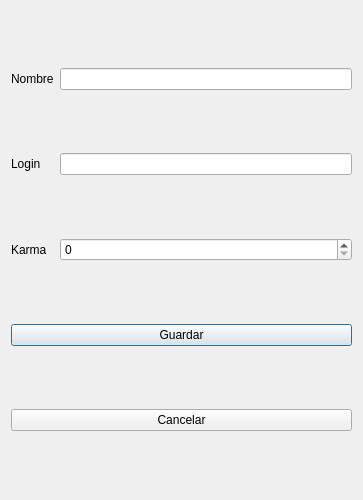
<?xml version="1.0" encoding="UTF-8"?>
<ui version="4.0">
 <class>DTablaModificar</class>
 <widget class="QDialog" name="DTablaModificar">
  <property name="geometry">
   <rect>
    <x>0</x>
    <y>0</y>
    <width>363</width>
    <height>500</height>
   </rect>
  </property>
  <property name="windowTitle">
   <string>Dialog</string>
  </property>
  <layout class="QGridLayout" name="gridLayout">
   <item row="0" column="0">
    <widget class="QLabel" name="label">
     <property name="text">
      <string>Nombre</string>
     </property>
    </widget>
   </item>
   <item row="0" column="1">
    <widget class="QLineEdit" name="lNombre"/>
   </item>
   <item row="1" column="0">
    <widget class="QLabel" name="label_2">
     <property name="text">
      <string>Login</string>
     </property>
    </widget>
   </item>
   <item row="1" column="1">
    <widget class="QLineEdit" name="lLogin"/>
   </item>
   <item row="2" column="0">
    <widget class="QLabel" name="label_4">
     <property name="text">
      <string>Karma</string>
     </property>
    </widget>
   </item>
   <item row="2" column="1">
    <widget class="QSpinBox" name="sKarma"/>
   </item>
   <item row="3" column="0" colspan="2">
    <widget class="QPushButton" name="bGuardar">
     <property name="text">
      <string>Guardar</string>
     </property>
    </widget>
   </item>
   <item row="4" column="0" colspan="2">
    <widget class="QPushButton" name="bCancelar">
     <property name="text">
      <string>Cancelar</string>
     </property>
    </widget>
   </item>
  </layout>
 </widget>
 <resources/>
 <connections/>
</ui>
